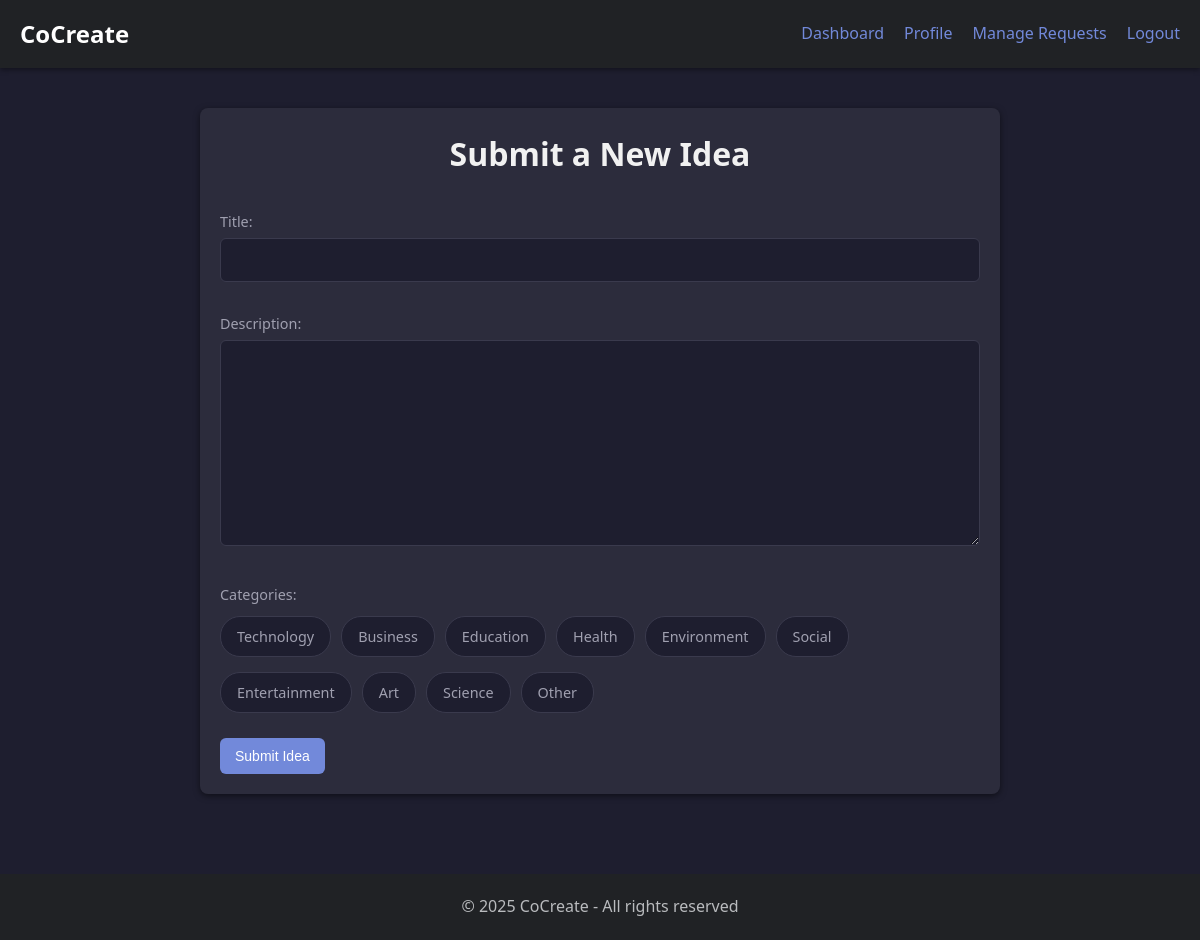
The app's page /ideas/submit-idea/ (signed in) with its own data.
### ideas/models.py (models this page shows)
class Category(models.Model):
    name = models.CharField(max_length=50)
    def __str__(self):
        return self.name
    class Meta:
        verbose_name_plural = "Categories"

### ideas/views.py (the view)
# urls.py: path('submit-idea/', views.submit_idea, name='submit_idea'),
@login_required
def submit_idea(request):
    if request.method == 'POST':
        form = IdeaForm(request.POST)
        if form.is_valid():
            idea = form.save(commit=False)
            idea.created_by = request.user
            idea.save()
            form.save_m2m()
            return redirect('idea_detail', pk=idea.pk)
    else:
        form = IdeaForm()
    categories = Category.objects.all()
    return render(request, 'ideas/submit_idea.html', {
        'form': form,
        'categories': categories,
    })

### ideas/forms.py
class IdeaForm(forms.ModelForm):
    categories = forms.ModelMultipleChoiceField(
        queryset=Category.objects.all(),
        widget=forms.CheckboxSelectMultiple,
        required=False
    )
    class Meta:
        model = Idea
        fields = ('title', 'description', 'categories')

### templates/ideas/submit_idea.html (shortened to what this page needs)
{% extends 'base.html' %}
{% load static %}
{% block extra_css %}
  <link rel="stylesheet" href="{% static 'css/ideas.css' %}">
{% endblock %}
{% block content %}
<div class="idea-form-container">
  <h1 class="idea-form-title">Submit a New Idea</h1>
  <form method="post">
    <div class="form-group">
      {{ form.title.label_tag }}
      {{ form.title }}
    </div>
    <div class="form-group">
      {{ form.description.label_tag }}
      {{ form.description }}
    </div>
    <div class="form-group">
      {{ form.categories.label_tag }}
      <div class="tag-checkbox-group">
        {% for checkbox in form.categories %}
          <label class="tag-checkbox">
            <span>{{ checkbox.choice_label }}</span>
          </label>
        {% endfor %}
      </div>
    </div>
    <button type="submit" class="btn">Submit Idea</button>
  </form>
</div>
{% endblock %}

### static/css/base.css (style rules this page uses)
* { margin: 0; padding: 0; box-sizing: border-box; }
body { font-family: 'Segoe UI', Tahoma, Geneva, Verdana, sans-serif; line-height: 1.6; color: #dcddde; background-color: #2f3136; }
.btn { display: inline-block; padding: 10px 15px; background-color: #7289da; color: #fff; border: none; border-radius: 6px; cursor: pointer; text-decoration: none; font-size: 14px; font-weight: 500; transition: background-color 0.3s; }

### static/css/ideas.css (style rules this page uses)
:root { --bg-color: #1e1e2f; --card-bg: #2c2c3c; --text-color: #f1f1f1; --subtext-color: #a0a0b0; --accent: #3498db; --accent-light: #4fa3e3; --border-color: #3a3a4d; --accent-rgb: 52, 152, 219; --secondary-btn: #5a6268; --secondary-hover: #4d555b; --input-bg: #1a1a28; }
body { background-color: var(--bg-color); color: var(--text-color); }
.idea-form-container { max-width: 800px; margin: 0 auto; padding: 20px; background-color: var(--card-bg); border-radius: 8px; box-shadow: 0 2px 6px rgba(0, 0, 0, 0.5); }
.idea-form-container .form-group { margin-bottom: 20px; }
.idea-form-container label { display: block; margin-bottom: 5px; color: var(--subtext-color); font-size: 0.9rem; }
.idea-form-container input[type="text"], .idea-form-container textarea { width: 100%; padding: 12px; margin-bottom: 10px; border: 1px solid var(--border-color); border-radius: 6px; background-color: var(--bg-color); color: var(--text-color); font-size: 1rem; box-sizing: border-box; }
:root { --bg-color: #1e1e2f; --card-bg: #2c2c3c; --text-color: #f1f1f1; --subtext-color: #a0a0b0; --accent: #3498db; --accent-light: #4fa3e3; --border-color: #3a3a4d; --accent-rgb: 52, 152, 219; }
.idea-form-title { text-align: center; margin-bottom: 30px; }
.tag-checkbox-group { display: flex; flex-wrap: wrap; gap: 10px; margin-top: 10px; }
.tag-checkbox { display: inline-flex; align-items: center; padding: 8px 16px; border-radius: 20px; border: 1px solid var(--border-color); background-color: var(--bg-color); color: var(--text-color); font-size: 14px; cursor: pointer; transition: background-color 0.25s, color 0.25s; user-select: none; position: relative; }
.tag-checkbox span { pointer-events: none; }

### records on screen
Category: choice_label "Technology"
Category: choice_label "Business"
Category: choice_label "Education"
Category: choice_label "Health"
Category: choice_label "Environment"
Category: choice_label "Social"
Category: choice_label "Entertainment"
Category: choice_label "Art"
Category: choice_label "Science"
Category: choice_label "Other"
